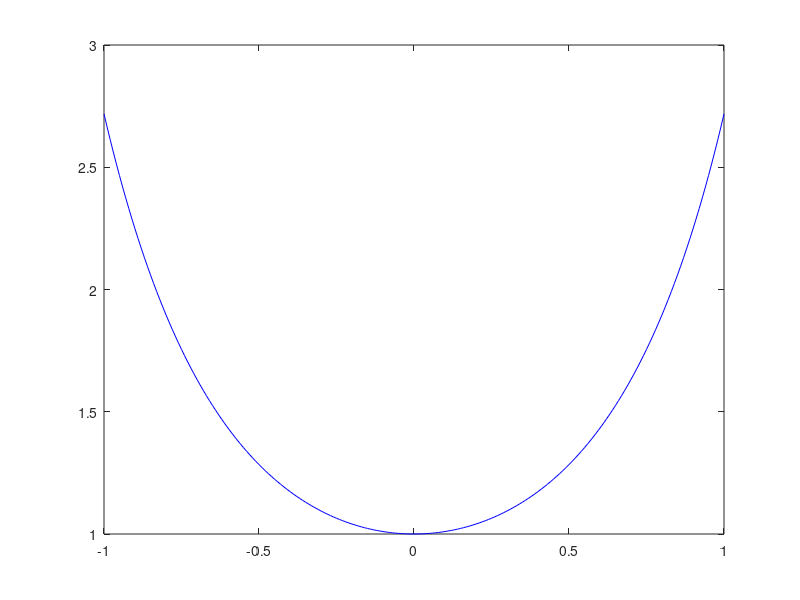
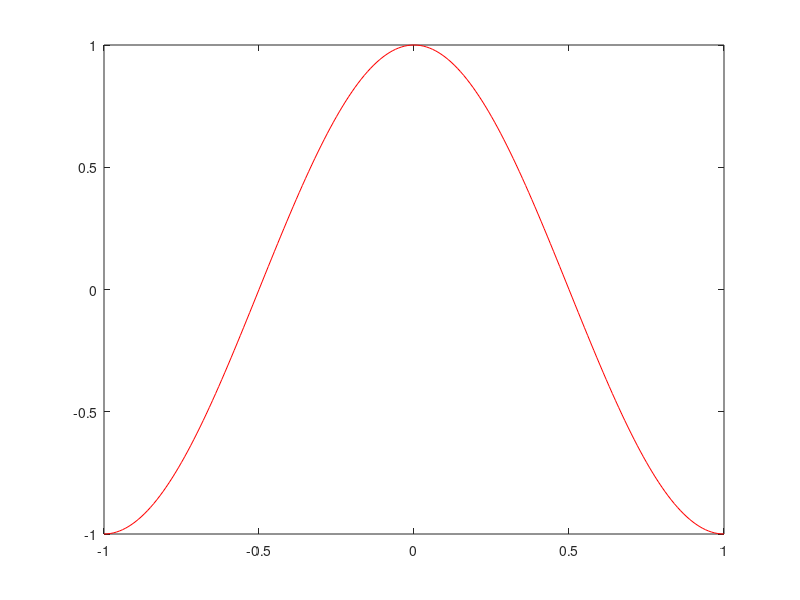
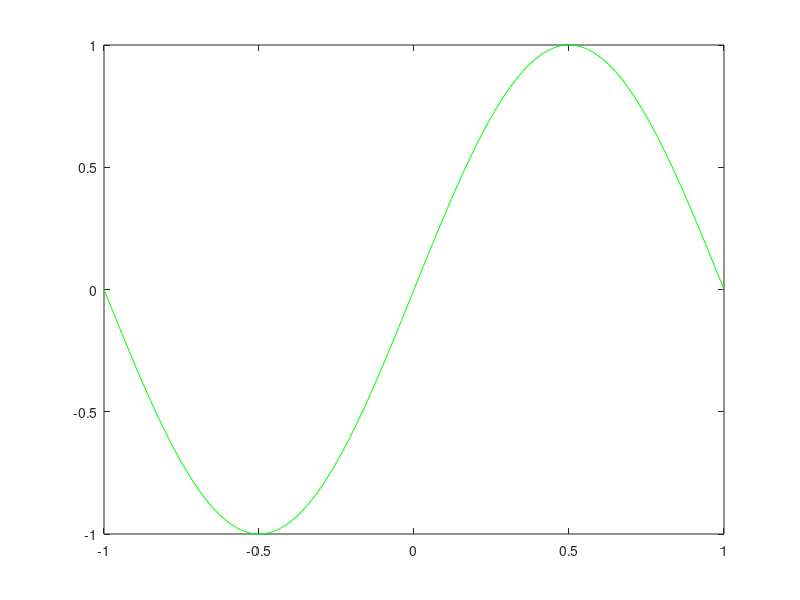
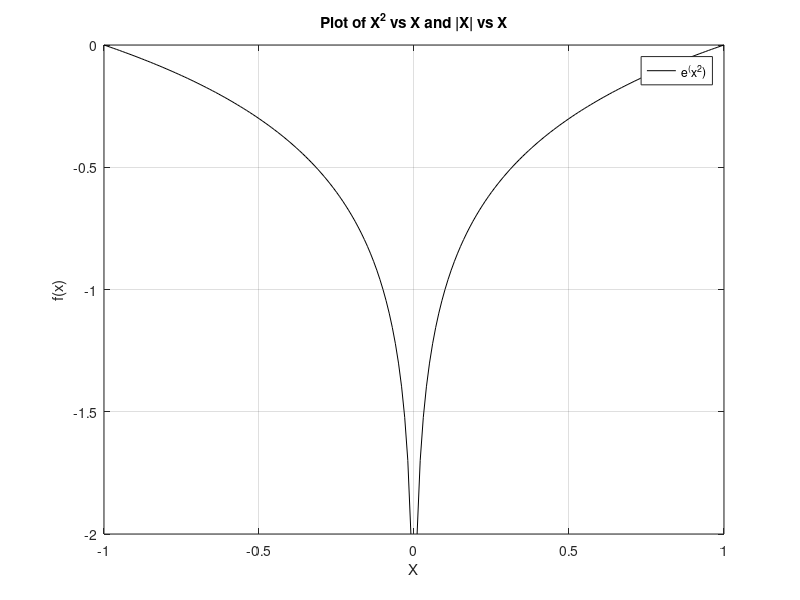

The MATLAB script that drew these images, in order:
clear all
close all
x = [-1:0.01:1];
y = exp(x.^2);
z = cos(pi*x);
z1 = sin(pi*x);
z2 = log10(x);
plot(x,y,'blue')
hold on
figure
plot(x,z,'red')
hold on
figure
plot(x,z1,'green')
hold on
figure
plot(x,z2,'black')
xlabel('X')
ylabel('f(x)')
title('Plot of X^2 vs X and |X| vs X')
legend('e^(x^2)', 'Cos(pi*x)', 'Sin(pi*x)', 'log(x)')
grid on
